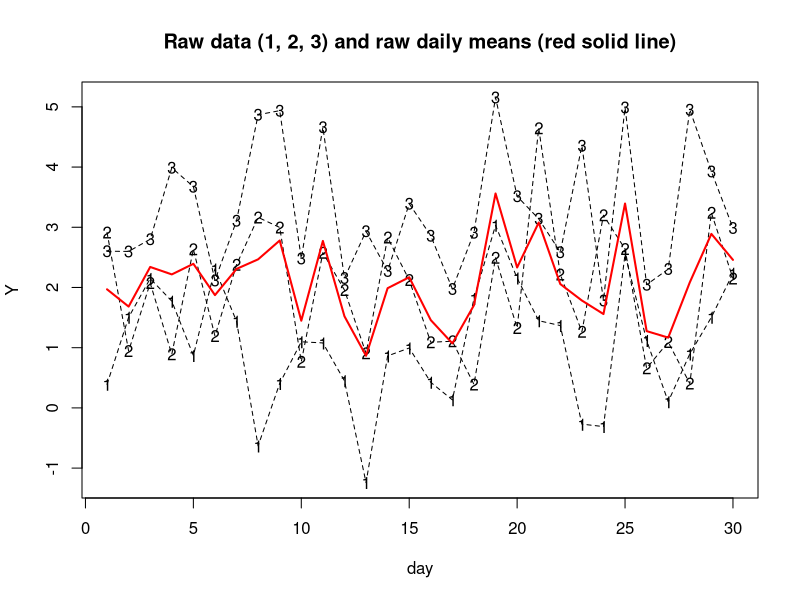
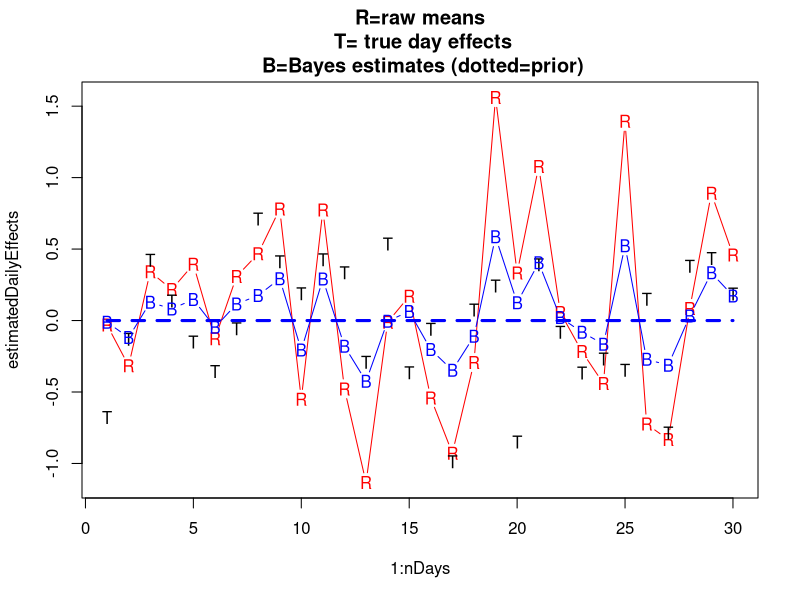
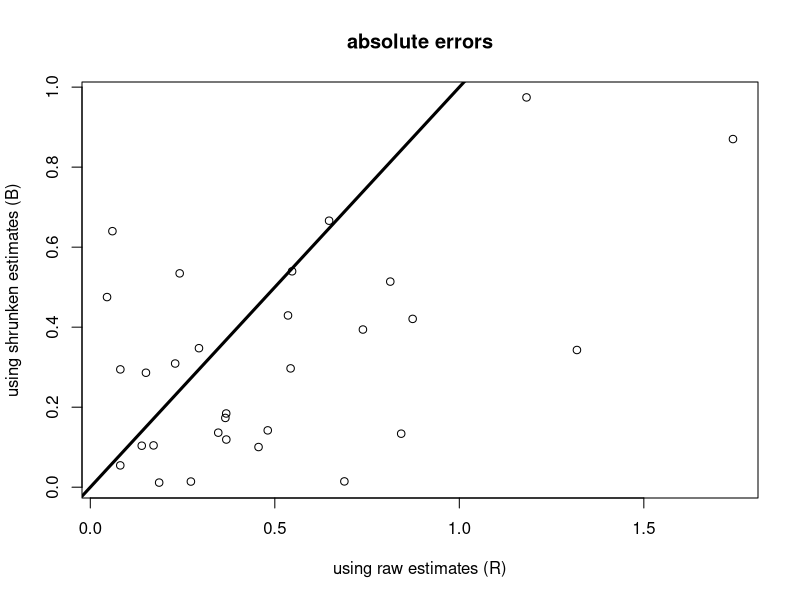
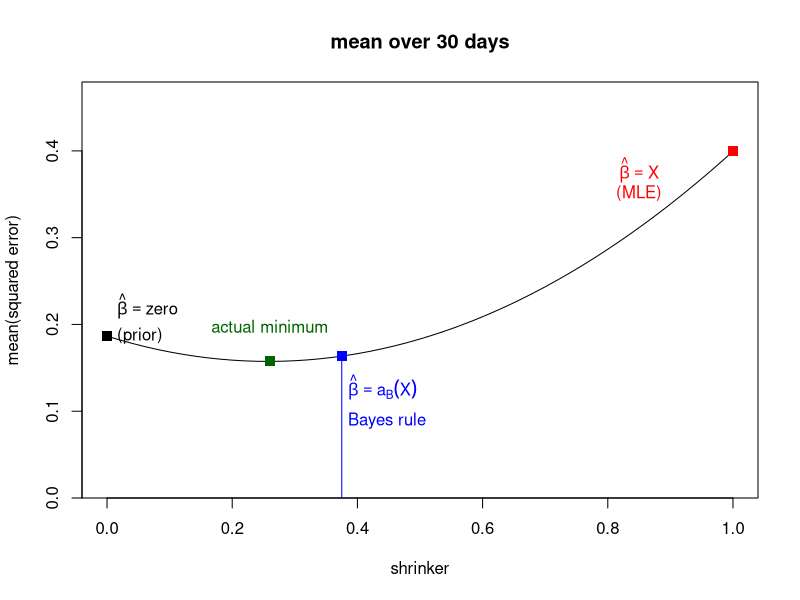
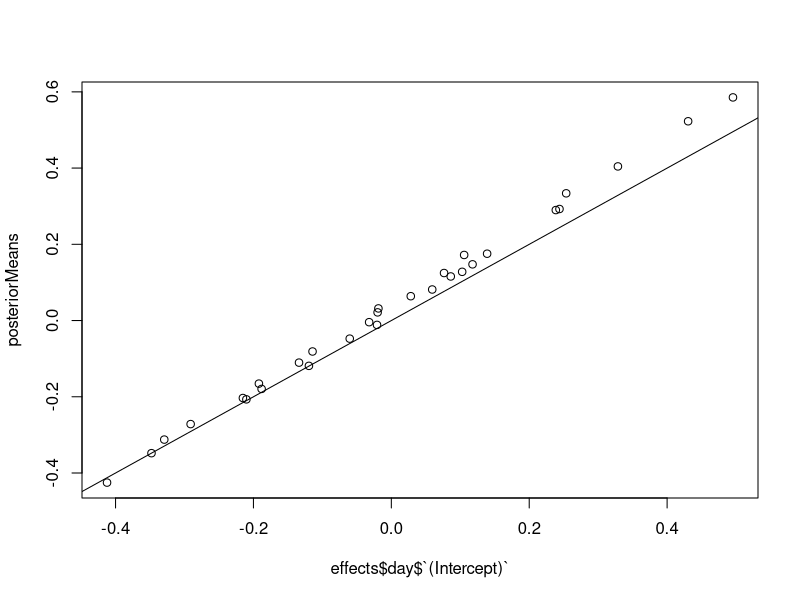
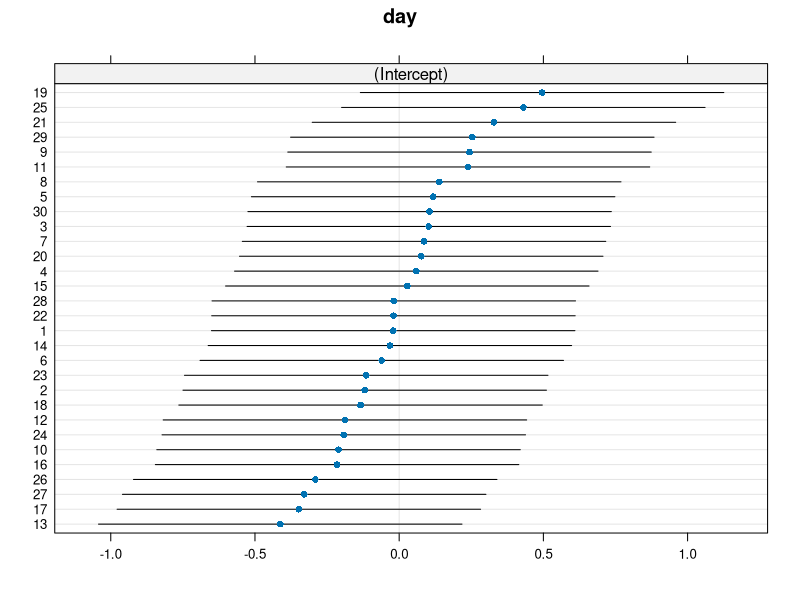
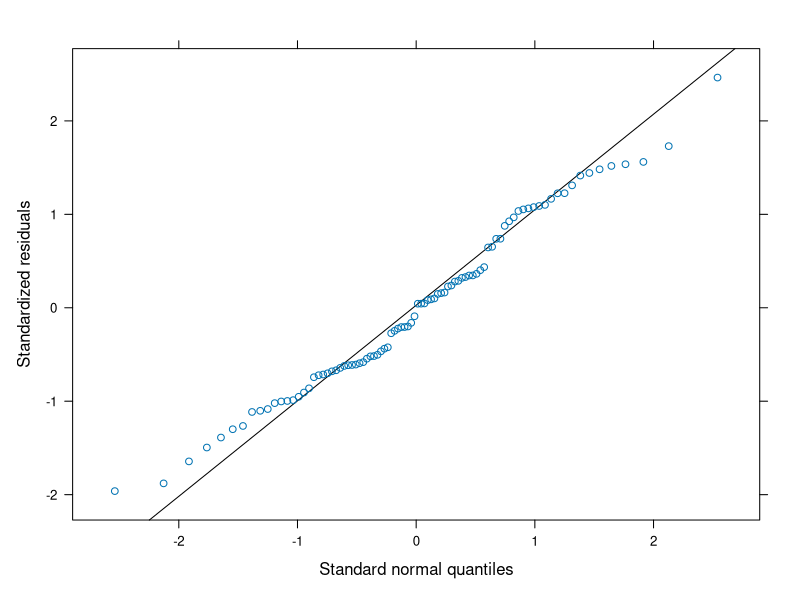

The R script that drew these images, in order:
## ---- chunk 1
nDays = 30
nControls = 3
controlMeans = 1:nControls ###############  alpha 
dataVariance = 1 ############### tau
priorMean = 0 ############### m
priorVariance = 0.2	############ V
## ---- chunk 2
trueDailyEffects = rnorm(nDays, priorMean, sqrt(priorVariance))
controlData = expand.grid(control=1:nControls, day=1:nDays)
controlData$trueDailyEffect = trueDailyEffects[controlData$day]
controlData$sampleEffect = controlMeans[controlData$control]
controlData$Y = controlMeans[controlData$control] + controlData$trueDailyEffect + rnorm(1:nrow(controlData), 0, sqrt(dataVariance))

with(controlData,	plot(day, Y, pch=as.character(control)))
for(control in 1:nControls) 
  with(controlData[controlData$control == control, ], 
       lines(day, Y, lty=2))
aggregate(data=controlData, Y ~ control, FUN=mean)
dailyMeans = aggregate(data=controlData, Y ~ day, FUN=mean)$Y
lines(1:nDays, dailyMeans, lwd=2, col="red")
title("Raw data (1, 2, 3) and raw daily means (red solid line)")
## ---- chunk 3
shrinkerB = print(priorVariance/(priorVariance + dataVariance/nControls))
## ---- chunk 4
estimatedDailyEffects = dailyMeans - mean(controlMeans)
plot(1:nDays, estimatedDailyEffects, lwd=1, ty="b", pch="R", col="red")
points(1:nDays, trueDailyEffects, lwd=1, pch="T")

lines(1:nDays, rep(priorMean,nDays), lwd=3, col="blue", lty=2)

posteriorMeans = estimatedDailyEffects*shrinkerB + priorMean*(1-shrinkerB)
points(1:nDays, posteriorMeans, pch="B", ty="b", col="blue")
title("R=raw means\n T= true day effects\n B=Bayes estimates (dotted=prior)")
## ---- chunk 5
summary((estimatedDailyEffects - trueDailyEffects)^2)
## ---- chunk 6
summary((posteriorMeans - trueDailyEffects)^2)
## ---- chunk 7
plot(abs(estimatedDailyEffects - trueDailyEffects), 
     abs(posteriorMeans - trueDailyEffects),
     xlab="using raw estimates (R)",
     ylab="using shrunken estimates (B)",
     main="absolute errors")
abline(a=0, b=1, lwd=3)
## ---- chunk 8
shrinkerVector = seq(0, 1, 0.02)
mseFunction = function(w) 
  mean(
    (estimatedDailyEffects*w + priorMean*(1-w) - trueDailyEffects)^2
  ) 
mseVector = sapply(shrinkerVector, mseFunction)

plot(shrinkerVector, mseVector, type="l", xlab="shrinker", ylab="mean(squared error)", ylim=c(0, max(mseVector)*1.2), yaxs="i")

points(x=0, y=mseVector[1], pch=".", cex=10)
text(0, mseVector[1] + 0.03, expression(hat(beta) == zero), pos=4)
text(0, mseVector[1] , "(prior)", pos=4)

points(x=1, y=mseVector[length(mseVector)], pch=".", cex=10, col="red")
text(1  - 0.15, y=mseVector[length(mseVector)], 
     expression(hat(beta) == X), pos=1, col="red")
text(1  - 0.15, y=mseVector[length(mseVector)] - 0.03, 
     '(MLE)', pos=1, col="red")

points(x=shrinkerB, y=mseFunction(shrinkerB), pch=".", cex=10,
       col="blue")
points(x=shrinkerB, y=mseFunction(shrinkerB),  cex=10,
       col="blue",type="h")
text(col="blue", adj=c(0,0),
     shrinkerB+0.01, mseFunction(shrinkerB)-0.05, 
     expression(hat(beta)== a[B](X)))
text(col="blue", adj=c(0,0),
     shrinkerB+0.01, mseFunction(shrinkerB)-0.08,  
     "Bayes rule")


whichAppearsBest = which(mseVector == min(mseVector))[1]
points(x=shrinkerVector[whichAppearsBest], 
       y=mseVector[whichAppearsBest], pch=".", cex=10,
       col="darkgreen")
text(col="darkgreen", 
     shrinkerVector[whichAppearsBest],
     mseVector[whichAppearsBest]+0.04,
     "actual minimum")
#### For the "plotmath" stuff to work, 3rd arg  has to be parsable as an R expression.
title(paste0("mean over ",  nDays, " days"))

## ---- chunk 9
require(lme4)
model1 = lmer(Y ~ factor(control) + day +  (1 | day), data=controlData)
effects = ranef(model1)
plot(effects$day$`(Intercept)`, posteriorMeans)
abline(0,1)
require(lattice)
dotplot(effects)
qqmath(model1)
cat('The fixed control effects are estimated to be \n')
summary(model1)$coefficients
## ---- chunk 10
model2 = lmer(Y ~ 0 + factor(control) + day +  (1 | day), data=controlData, offset = control)
## ---- chunk 11
sessionInfo()
